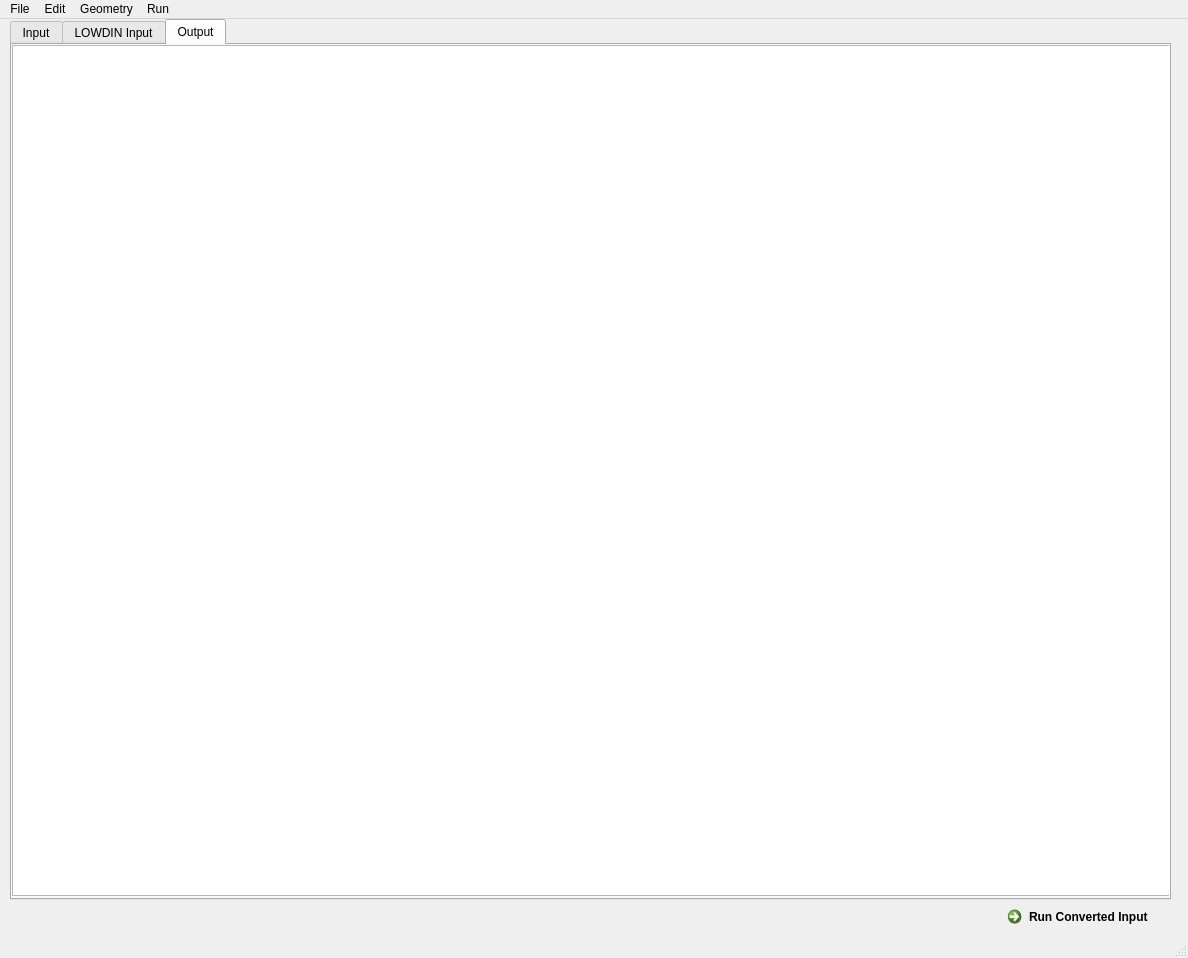
<?xml version="1.0" encoding="UTF-8"?>
<ui version="4.0">
 <class>MainWindow</class>
 <widget class="QMainWindow" name="MainWindow">
  <property name="geometry">
   <rect>
    <x>0</x>
    <y>0</y>
    <width>1188</width>
    <height>958</height>
   </rect>
  </property>
  <property name="windowTitle">
   <string>LOWDIN Translator Alpha</string>
  </property>
  <widget class="QWidget" name="centralwidget">
   <widget class="QTabWidget" name="tabWidget">
    <property name="geometry">
     <rect>
      <x>10</x>
      <y>0</y>
      <width>1161</width>
      <height>881</height>
     </rect>
    </property>
    <property name="currentIndex">
     <number>2</number>
    </property>
    <widget class="QWidget" name="Input">
     <attribute name="title">
      <string>Input</string>
     </attribute>
     <widget class="QTextEdit" name="input_textedit">
      <property name="geometry">
       <rect>
        <x>0</x>
        <y>0</y>
        <width>1161</width>
        <height>851</height>
       </rect>
      </property>
      <property name="readOnly">
       <bool>true</bool>
      </property>
     </widget>
    </widget>
    <widget class="QWidget" name="Converted_Input">
     <attribute name="title">
      <string>LOWDIN Input</string>
     </attribute>
     <widget class="QTextEdit" name="translated_textedit">
      <property name="geometry">
       <rect>
        <x>0</x>
        <y>0</y>
        <width>1161</width>
        <height>851</height>
       </rect>
      </property>
     </widget>
    </widget>
    <widget class="QWidget" name="Output">
     <attribute name="title">
      <string>Output</string>
     </attribute>
     <widget class="QTextEdit" name="output_textedit">
      <property name="geometry">
       <rect>
        <x>0</x>
        <y>0</y>
        <width>1161</width>
        <height>851</height>
       </rect>
      </property>
      <property name="readOnly">
       <bool>true</bool>
      </property>
     </widget>
    </widget>
   </widget>
   <widget class="QCommandLinkButton" name="run_button">
    <property name="geometry">
     <rect>
      <x>1000</x>
      <y>880</y>
      <width>172</width>
      <height>41</height>
     </rect>
    </property>
    <property name="text">
     <string>Run Converted Input</string>
    </property>
   </widget>
  </widget>
  <widget class="QStatusBar" name="statusbar"/>
  <widget class="QMenuBar" name="menubar">
   <property name="geometry">
    <rect>
     <x>0</x>
     <y>0</y>
     <width>1188</width>
     <height>22</height>
    </rect>
   </property>
   <widget class="QMenu" name="menuFile">
    <property name="title">
     <string>File</string>
    </property>
    <addaction name="actionOpen_File"/>
    <addaction name="actionSave"/>
    <addaction name="actionSave_As"/>
    <addaction name="separator"/>
    <addaction name="actionExit"/>
    <addaction name="separator"/>
   </widget>
   <widget class="QMenu" name="menuEdit">
    <property name="title">
     <string>Edit</string>
    </property>
    <addaction name="actionConversion_Dialog"/>
    <addaction name="actionAdd_Electron"/>
    <addaction name="actionAdd_Particle"/>
   </widget>
   <widget class="QMenu" name="menuGeometry">
    <property name="title">
     <string>Geometry</string>
    </property>
    <addaction name="actionAdd_Geometry"/>
    <addaction name="actionPlot_Geometry"/>
    <addaction name="separator"/>
    <addaction name="actionZ_Matrix_Representation"/>
   </widget>
   <widget class="QMenu" name="menuRun">
    <property name="title">
     <string>Run</string>
    </property>
    <widget class="QMenu" name="menuRun_Test">
     <property name="title">
      <string>Run Test</string>
     </property>
    </widget>
    <widget class="QMenu" name="menuRun_openWFN">
     <property name="title">
      <string>Run openWFN </string>
     </property>
     <addaction name="actionElectron_Density_map"/>
     <addaction name="actionESP_map"/>
     <addaction name="actionELF_map"/>
     <addaction name="actionOrbital_plot"/>
    </widget>
    <addaction name="actionRun_Calculation"/>
    <addaction name="menuRun_Test"/>
    <addaction name="menuRun_openWFN"/>
   </widget>
   <addaction name="menuFile"/>
   <addaction name="menuEdit"/>
   <addaction name="menuGeometry"/>
   <addaction name="menuRun"/>
  </widget>
  <action name="actionOpen_File">
   <property name="text">
    <string>Open File</string>
   </property>
  </action>
  <action name="actionAdd_Electron">
   <property name="text">
    <string>Add Electron</string>
   </property>
  </action>
  <action name="actionAdd_Particle">
   <property name="text">
    <string>Add Positron</string>
   </property>
  </action>
  <action name="actionPlot_Geometry">
   <property name="text">
    <string>Plot Geometry</string>
   </property>
  </action>
  <action name="actionExit">
   <property name="text">
    <string>Exit</string>
   </property>
  </action>
  <action name="actionSave_File_As">
   <property name="text">
    <string>Save File As</string>
   </property>
  </action>
  <action name="actionSave">
   <property name="text">
    <string>Save</string>
   </property>
  </action>
  <action name="actionSave_As">
   <property name="text">
    <string>Save As</string>
   </property>
  </action>
  <action name="actionRun_Calculation">
   <property name="text">
    <string>Run Calculation</string>
   </property>
  </action>
  <action name="actionTest">
   <property name="text">
    <string>Test</string>
   </property>
  </action>
  <action name="actionAdd_Geometry">
   <property name="text">
    <string>Add Geometry</string>
   </property>
  </action>
  <action name="actionConversion_Dialog">
   <property name="text">
    <string>Conversion Dialog</string>
   </property>
  </action>
  <action name="actionZ_Matrix_Representation">
   <property name="text">
    <string>Z-Matrix </string>
   </property>
  </action>
  <action name="actionElectron_Density_map">
   <property name="text">
    <string>Electron Density map</string>
   </property>
  </action>
  <action name="actionESP_map">
   <property name="text">
    <string>ESP map</string>
   </property>
  </action>
  <action name="actionOrbital_plot">
   <property name="text">
    <string>Orbital plot</string>
   </property>
  </action>
  <action name="actionELF_map">
   <property name="text">
    <string>ELF map</string>
   </property>
  </action>
 </widget>
 <resources/>
 <connections/>
</ui>
